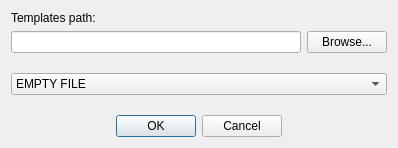
<?xml version="1.0" encoding="UTF-8"?>
<ui version="4.0">
 <class>newFileDialog</class>
 <widget class="QDialog" name="newFileDialog">
  <property name="geometry">
   <rect>
    <x>0</x>
    <y>0</y>
    <width>398</width>
    <height>148</height>
   </rect>
  </property>
  <property name="windowTitle">
   <string>New file</string>
  </property>
  <layout class="QVBoxLayout" name="verticalLayout_3">
   <item>
    <layout class="QVBoxLayout" name="verticalLayout_2">
     <item>
      <layout class="QVBoxLayout" name="verticalLayout">
       <item>
        <widget class="QLabel" name="label">
         <property name="text">
          <string>Templates path:</string>
         </property>
        </widget>
       </item>
       <item>
        <layout class="QHBoxLayout" name="horizontalLayout">
         <item>
          <widget class="QLineEdit" name="pathLineEdit">
           <property name="readOnly">
            <bool>true</bool>
           </property>
          </widget>
         </item>
         <item>
          <widget class="QPushButton" name="browsePushButton">
           <property name="text">
            <string>Browse...</string>
           </property>
           <property name="icon">
            <iconset resource="application.qrc">
             <normaloff>:/images/browse.png</normaloff>:/images/browse.png</iconset>
           </property>
          </widget>
         </item>
        </layout>
       </item>
      </layout>
     </item>
     <item>
      <spacer name="verticalSpacer">
       <property name="orientation">
        <enum>Qt::Vertical</enum>
       </property>
       <property name="sizeHint" stdset="0">
        <size>
         <width>20</width>
         <height>40</height>
        </size>
       </property>
      </spacer>
     </item>
     <item>
      <widget class="QComboBox" name="fileComboBox">
       <item>
        <property name="text">
         <string>EMPTY FILE</string>
        </property>
       </item>
      </widget>
     </item>
     <item>
      <spacer name="verticalSpacer_2">
       <property name="orientation">
        <enum>Qt::Vertical</enum>
       </property>
       <property name="sizeHint" stdset="0">
        <size>
         <width>20</width>
         <height>40</height>
        </size>
       </property>
      </spacer>
     </item>
    </layout>
   </item>
   <item>
    <spacer name="verticalSpacer_3">
     <property name="orientation">
      <enum>Qt::Vertical</enum>
     </property>
     <property name="sizeHint" stdset="0">
      <size>
       <width>20</width>
       <height>40</height>
      </size>
     </property>
    </spacer>
   </item>
   <item>
    <layout class="QHBoxLayout" name="horizontalLayout_2">
     <item>
      <spacer name="horizontalSpacer_2">
       <property name="orientation">
        <enum>Qt::Horizontal</enum>
       </property>
       <property name="sizeHint" stdset="0">
        <size>
         <width>40</width>
         <height>20</height>
        </size>
       </property>
      </spacer>
     </item>
     <item>
      <widget class="QDialogButtonBox" name="buttonBox">
       <property name="orientation">
        <enum>Qt::Horizontal</enum>
       </property>
       <property name="standardButtons">
        <set>QDialogButtonBox::Cancel|QDialogButtonBox::Ok</set>
       </property>
      </widget>
     </item>
     <item>
      <spacer name="horizontalSpacer">
       <property name="orientation">
        <enum>Qt::Horizontal</enum>
       </property>
       <property name="sizeHint" stdset="0">
        <size>
         <width>40</width>
         <height>20</height>
        </size>
       </property>
      </spacer>
     </item>
    </layout>
   </item>
  </layout>
 </widget>
 <resources>
  <include location="application.qrc"/>
 </resources>
 <connections>
  <connection>
   <sender>buttonBox</sender>
   <signal>accepted()</signal>
   <receiver>newFileDialog</receiver>
   <slot>accept()</slot>
   <hints>
    <hint type="sourcelabel">
     <x>248</x>
     <y>254</y>
    </hint>
    <hint type="destinationlabel">
     <x>157</x>
     <y>274</y>
    </hint>
   </hints>
  </connection>
  <connection>
   <sender>buttonBox</sender>
   <signal>rejected()</signal>
   <receiver>newFileDialog</receiver>
   <slot>reject()</slot>
   <hints>
    <hint type="sourcelabel">
     <x>316</x>
     <y>260</y>
    </hint>
    <hint type="destinationlabel">
     <x>286</x>
     <y>274</y>
    </hint>
   </hints>
  </connection>
 </connections>
</ui>
